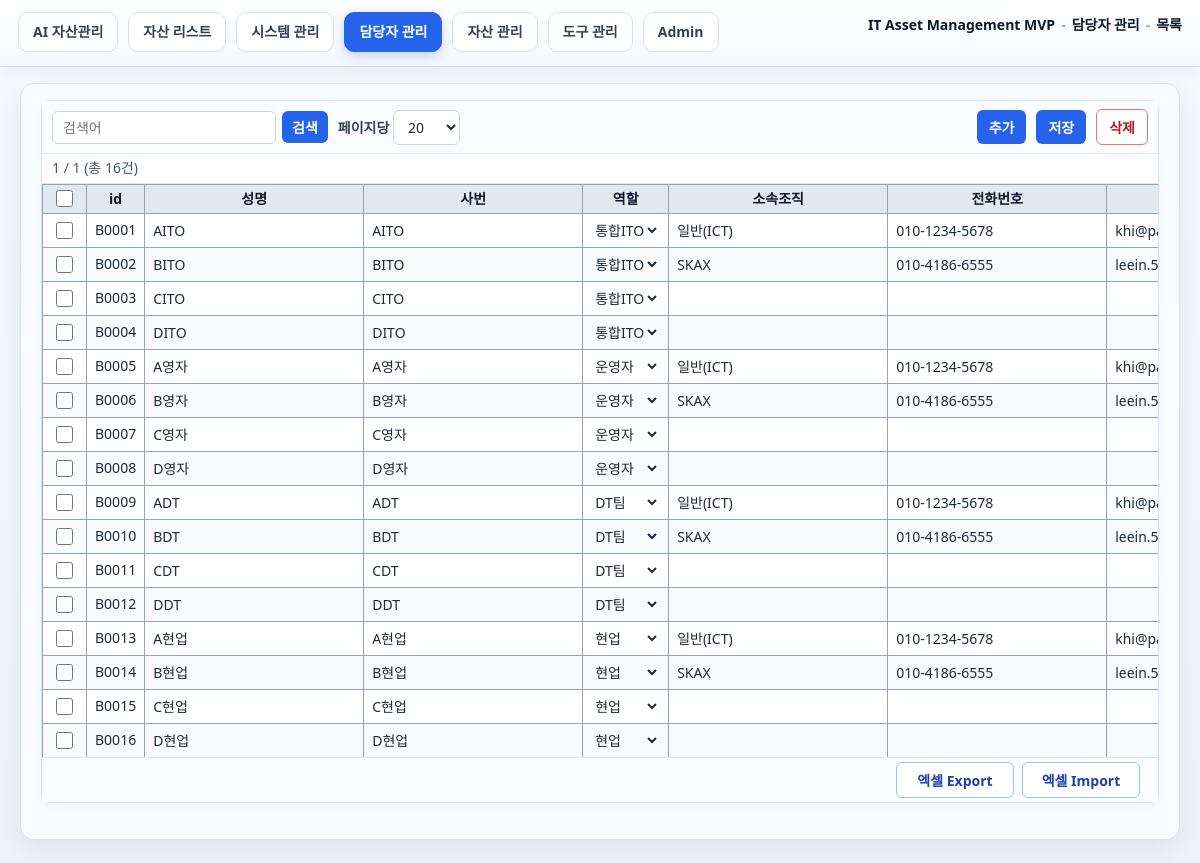
Page /entities/B?page=1&per_page=20 on the committed database.
### app/models/reference.py (models this page shows)
class FieldMeta(Base):
    __tablename__ = "field_meta"
    __table_args__ = (UniqueConstraint("entity_type", "field_key", name="uq_entity_field"),)
    id: Mapped[int] = mapped_column(Integer, primary_key=True)
    entity_type: Mapped[str] = mapped_column(String(1), nullable=False, index=True)
    field_key: Mapped[str] = mapped_column(String(5), nullable=False)
    display_name: Mapped[str] = mapped_column(String(DEFAULT_TEXT_MAX_LENGTH), nullable=False)
    field_type: Mapped[str] = mapped_column(String(10), default="text", nullable=False)
    code_group_id: Mapped[int | None] = mapped_column(ForeignKey("code_groups.id"), nullable=True)
    allow_null: Mapped[bool] = mapped_column(Boolean, default=True, nullable=False)
    max_length: Mapped[int] = mapped_column(Integer, default=DEFAULT_TEXT_MAX_LENGTH, nullable=False)
    in_use: Mapped[bool] = mapped_column(Boolean, default=True, nullable=False)
    code_group: Mapped[CodeGroup | None] = relationship()

class Code(Base):
    __tablename__ = "codes"
    __table_args__ = (UniqueConstraint("group_id", "code", name="uq_group_code"),)
    id: Mapped[int] = mapped_column(Integer, primary_key=True)
    group_id: Mapped[int] = mapped_column(ForeignKey("code_groups.id"), nullable=False, index=True)
    code: Mapped[str] = mapped_column(String(DEFAULT_TEXT_MAX_LENGTH), nullable=False)
    label: Mapped[str] = mapped_column(String(DEFAULT_TEXT_MAX_LENGTH), nullable=False)
    is_active: Mapped[bool] = mapped_column(Boolean, default=True, nullable=False)
    group: Mapped[CodeGroup] = relationship(back_populates="codes")

### app/models/entities.py (models this page shows)
class TimestampMixin:
    created_at: Mapped[datetime] = mapped_column(DateTime, server_default=func.now())
    updated_at: Mapped[datetime] = mapped_column(DateTime, server_default=func.now(), onupdate=func.now())

class B(Base, TimestampMixin):
    __tablename__ = "b"
    id: Mapped[int] = mapped_column(Integer, primary_key=True)
    b0: Mapped[str | None] = mapped_column("B0", String(DEFAULT_TEXT_MAX_LENGTH), nullable=True)
    b1: Mapped[str | None] = mapped_column("B1", String(DEFAULT_TEXT_MAX_LENGTH), nullable=True)
    b2: Mapped[str | None] = mapped_column("B2", String(DEFAULT_TEXT_MAX_LENGTH), nullable=True)
    b3: Mapped[str | None] = mapped_column("B3", String(DEFAULT_TEXT_MAX_LENGTH), nullable=True)
    b4: Mapped[str | None] = mapped_column("B4", String(DEFAULT_TEXT_MAX_LENGTH), nullable=True)
    b5: Mapped[str | None] = mapped_column("B5", String(DEFAULT_TEXT_MAX_LENGTH), nullable=True)
    b6: Mapped[str | None] = mapped_column("B6", String(DEFAULT_TEXT_MAX_LENGTH), nullable=True)
    b7: Mapped[str | None] = mapped_column("B7", String(DEFAULT_TEXT_MAX_LENGTH), nullable=True)
    b8: Mapped[str | None] = mapped_column("B8", String(DEFAULT_TEXT_MAX_LENGTH), nullable=True)
    b9: Mapped[str | None] = mapped_column("B9", String(DEFAULT_TEXT_MAX_LENGTH), nullable=True)
    b10: Mapped[str | None] = mapped_column("B10", String(DEFAULT_TEXT_MAX_LENGTH), nullable=True)
    b11: Mapped[str | None] = mapped_column("B11", String(DEFAULT_TEXT_MAX_LENGTH), nullable=True)
    b12: Mapped[str | None] = mapped_column("B12", String(DEFAULT_TEXT_MAX_LENGTH), nullable=True)
    b13: Mapped[str | None] = mapped_column("B13", String(DEFAULT_TEXT_MAX_LENGTH), nullable=True)
    b14: Mapped[str | None] = mapped_column("B14", String(DEFAULT_TEXT_MAX_LENGTH), nullable=True)
    b15: Mapped[str | None] = mapped_column("B15", String(DEFAULT_TEXT_MAX_LENGTH), nullable=True)
    b16: Mapped[str | None] = mapped_column("B16", String(DEFAULT_TEXT_MAX_LENGTH), nullable=True)
    b17: Mapped[str | None] = mapped_column("B17", String(DEFAULT_TEXT_MAX_LENGTH), nullable=True)
    b18: Mapped[str | None] = mapped_column("B18", String(DEFAULT_TEXT_MAX_LENGTH), nullable=True)
    b19: Mapped[str | None] = mapped_column("B19", String(DEFAULT_TEXT_MAX_LENGTH), nullable=True)

### app/web/routes.py (the view)
@router.get("/entities/{entity_type}", response_class=HTMLResponse)
def entity_page(
    request: Request,
    entity_type: str,
    q: str = "",
    page: int = 1,
    per_page: int = DEFAULT_LIST_PER_PAGE,
    error: str = "",
    popup: str = "",
    db: Session = Depends(get_db),
):
    try:
        service, entity_type = _entity_service(entity_type, db)
    except ValueError:
        return RedirectResponse(f"/entities/A?page=1&per_page={DEFAULT_LIST_PER_PAGE}", status_code=303)
    per_page = _sanitize_per_page(per_page)
    page = max(1, page)
    meta_service = FieldMetaService(db)
    metas = meta_service.list_by_entity(entity_type)
    meta_code_options = _meta_code_options(db, metas)
    all_rows = service.list(q)
    total_rows = len(all_rows)
    max_row_id = max((r.id for r in all_rows), default=0)
    total_pages = max(1, (total_rows + per_page - 1) // per_page) if total_rows else 1
    page = min(page, total_pages)
    start = (page - 1) * per_page
    rows = all_rows[start : start + per_page]
    titles = {"A": "시스템 관리", "B": "담당자 관리", "C": "자산 관리", "D": "도구 관리"}
    return templates.TemplateResponse(
        request,
        "entity.html",
        {
            "entity_type": entity_type,
            "page_title": titles.get(entity_type, f"{entity_type} 관리"),
            "metas": metas,
            "meta_code_options": meta_code_options,
            "max_row_id": max_row_id,
            "rows": rows,
            "query": q,
            "page": page,
            "per_page": per_page,
            "total_rows": total_rows,
            "total_pages": total_pages,
            "error": error,
            "popup": popup,
            "tab": entity_type,
        },
    )

### app/web/templates/entity.html (shortened to what this page needs)
{% extends "base.html" %}
{% block content %}
{% macro entity_data_cell(meta, row, code_lists) -%}
{% set fk = meta.field_key|fk_attr %}
{% set cur = row|attr(fk) %}
{% if cur is none %}{% set cur = '' %}{% endif %}
{% set ft = (meta.field_type or 'text')|lower %}
{% if ft == 'code' and meta.code_group_id %}
{% set clist = code_lists.get(fk, []) %}
<td><select class="cell-input" name="f_{{ row.id }}_{{ fk }}">
{% for co in clist %}
<option value="{{ co.code }}"{% if cur == co.code or (not cur and loop.first) %} selected{% endif %} title="{{ co.label }}">{{ co.code }}</option>
{% endfor %}
</select></td>
{% elif ft == 'date' %}
{% set date_default = '1900-01-01' %}
{% set dval = cur|trim or date_default %}
<td><input type="date" class="cell-input entity-date-input" name="f_{{ row.id }}_{{ fk }}" value="{{ dval }}" autocomplete="off"></td>
{% else %}
<td><input type="text" class="cell-input" name="f_{{ row.id }}_{{ fk }}" value="{{ cur }}" maxlength="{{ meta.max_length }}"></td>
{% endif %}
{%- endmacro %}
<section class="card list-card list-card--compact list-card--body-scroll">
    <div class="list-card-sticky-chrome">
        <div class="list-card-header">
            <div class="list-card-header-left">
                <form method="get" action="/entities/{{ entity_type }}" class="inline-form tight">
                    <input type="text" name="q" value="{{ query }}" placeholder="검색어">
                    <button type="submit">검색</button>
                </form>
                <form method="get" action="/entities/{{ entity_type }}" class="inline-form tight">
                    <label class="tight-label">페이지당
                        <select name="per_page" onchange="this.form.submit()">
                            <option value="20" {% if per_page == 20 %}selected{% endif %}>20</option>
                        </select>
                    </label>
                </form>
            </div>
            <div class="list-card-header-right">
                <button type="button" id="btn-add-row" class="toolbar-btn">추가</button>
                <button type="button" id="btn-save" class="toolbar-btn">저장</button>
                <button type="button" id="btn-delete" class="toolbar-btn danger-outline">삭제</button>
            </div>
        </div>
        <div class="pager-bar">
            <span class="pager-info">{{ page }} / {{ total_pages }} (총 {{ total_rows }}건)</span>
        </div>
    </div>
    <div class="table-scroll">
        <table class="grid-table entity-list-grid">
            <thead>
                <tr>
                    <th class="col-check"><input type="checkbox" id="check-all" title="전체 선택"></th>
                    <th class="col-id">id</th>
                    {% for meta in metas %}<th>{{ meta.display_name }}</th>{% endfor %}
                </tr>
            </thead>
            <tbody id="entity-table-body">
                {% for row in rows %}
                <tr class="entity-row" data-row-id="{{ row.id }}">
                    <td class="col-check"><input type="checkbox" class="row-check" value="{{ row.id }}"></td>
                    <td class="col-id">{{ entity_type }}{{ '%04d' % row.id }}</td>
                    {% for meta in metas %}{{ entity_data_cell(meta, row, meta_code_options) }}{% endfor %}
                </tr>
                {% endfor %}
            </tbody>
        </table>
    </div>
    <div class="list-card-footer">
        <div class="list-card-footer-right">
            <a class="button-link secondary excel-action-btn" href="/entities/{{ entity_type }}/export">엑셀 Export</a>
            <button type="button" class="button-link secondary excel-action-btn" id="btn-import-trigger">엑셀 Import</button>
        </div>
    </div>
</section>
{% endblock %}

### rows in the picture
FieldMeta: display_name "성명"
FieldMeta: display_name "사번"
FieldMeta: display_name "역할", code "통합ITO", code "운영자", code "DT팀", code "현업"
FieldMeta: display_name "소속조직"
FieldMeta: display_name "전화번호"
B: entity_type "B", id "0001", B0 "AITO", B1 "AITO", B3 "일반(ICT)", B4 "010-1234-5678", B5 "khi@partner.sk.com"
B: entity_type "B", id "0002", B0 "BITO", B1 "BITO", B3 "SKAX", B4 "010-4186-6555", B5 "leein.57@partner.sk.com"
B: entity_type "B", id "0003", B0 "CITO", B1 "CITO"
B: entity_type "B", id "0004", B0 "DITO", B1 "DITO"
B: entity_type "B", id "0005", B0 "A영자", B1 "A영자", B3 "일반(ICT)", B4 "010-1234-5678", B5 "khi@partner.sk.com"
B: entity_type "B", id "0006", B0 "B영자", B1 "B영자", B3 "SKAX", B4 "010-4186-6555", B5 "leein.57@partner.sk.com"
B: entity_type "B", id "0007", B0 "C영자", B1 "C영자"
B: entity_type "B", id "0008", B0 "D영자", B1 "D영자"
B: entity_type "B", id "0009", B0 "ADT", B1 "ADT", B3 "일반(ICT)", B4 "010-1234-5678", B5 "khi@partner.sk.com"
B: entity_type "B", id "0010", B0 "BDT", B1 "BDT", B3 "SKAX", B4 "010-4186-6555", B5 "leein.57@partner.sk.com"
B: entity_type "B", id "0011", B0 "CDT", B1 "CDT"
B: entity_type "B", id "0012", B0 "DDT", B1 "DDT"
B: entity_type "B", id "0013", B0 "A현업", B1 "A현업", B3 "일반(ICT)", B4 "010-1234-5678", B5 "khi@partner.sk.com"
B: entity_type "B", id "0014", B0 "B현업", B1 "B현업", B3 "SKAX", B4 "010-4186-6555", B5 "leein.57@partner.sk.com"
B: entity_type "B", id "0015", B0 "C현업", B1 "C현업"
B: entity_type "B", id "0016", B0 "D현업", B1 "D현업"

### other values in the picture
{{ page_title }} "담당자 관리"
{{ page }} "1"
{{ total_pages }} "1"
{{ total_rows }} "16"
